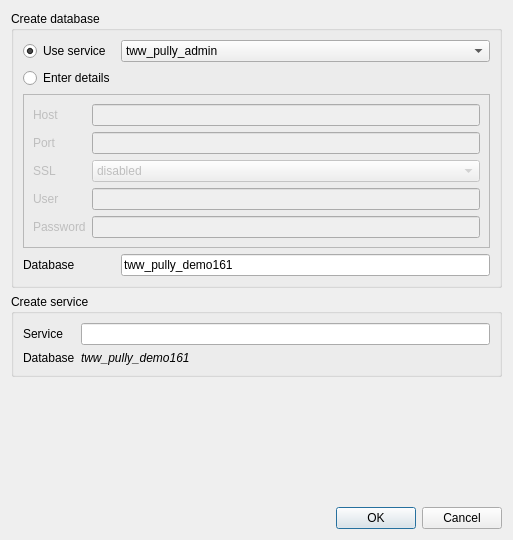
<?xml version="1.0" encoding="UTF-8"?>
<ui version="4.0">
 <class>Dialog</class>
 <widget class="QDialog" name="Dialog">
  <property name="geometry">
   <rect>
    <x>0</x>
    <y>0</y>
    <width>513</width>
    <height>540</height>
   </rect>
  </property>
  <property name="windowTitle">
   <string>Dialog</string>
  </property>
  <layout class="QVBoxLayout" name="verticalLayout">
   <item>
    <widget class="QGroupBox" name="groupBox_2">
     <property name="title">
      <string>Create database</string>
     </property>
     <layout class="QGridLayout" name="gridLayout_2">
      <item row="0" column="1">
       <widget class="QComboBox" name="comboBox">
        <item>
         <property name="text">
          <string>tww_pully_admin</string>
         </property>
        </item>
        <item>
         <property name="text">
          <string>tww_pully_user</string>
         </property>
        </item>
        <item>
         <property name="text">
          <string>tdw_pully_admin</string>
         </property>
        </item>
        <item>
         <property name="text">
          <string>tdw_pully_user</string>
         </property>
        </item>
       </widget>
      </item>
      <item row="0" column="0">
       <widget class="QRadioButton" name="radioButton">
        <property name="text">
         <string>Use service</string>
        </property>
        <property name="checked">
         <bool>true</bool>
        </property>
       </widget>
      </item>
      <item row="1" column="0">
       <widget class="QRadioButton" name="radioButton_2">
        <property name="text">
         <string>Enter details</string>
        </property>
       </widget>
      </item>
      <item row="5" column="0" colspan="2">
       <widget class="QFrame" name="frame">
        <property name="enabled">
         <bool>false</bool>
        </property>
        <property name="sizePolicy">
         <sizepolicy hsizetype="Preferred" vsizetype="Preferred">
          <horstretch>0</horstretch>
          <verstretch>0</verstretch>
         </sizepolicy>
        </property>
        <property name="frameShape">
         <enum>QFrame::StyledPanel</enum>
        </property>
        <property name="frameShadow">
         <enum>QFrame::Raised</enum>
        </property>
        <layout class="QGridLayout" name="gridLayout_5">
         <item row="2" column="0">
          <widget class="QLabel" name="label_10">
           <property name="text">
            <string>Port</string>
           </property>
          </widget>
         </item>
         <item row="3" column="0">
          <widget class="QLabel" name="label_11">
           <property name="text">
            <string>SSL</string>
           </property>
          </widget>
         </item>
         <item row="3" column="1">
          <widget class="QComboBox" name="comboBox_2">
           <item>
            <property name="text">
             <string>disabled</string>
            </property>
           </item>
           <item>
            <property name="text">
             <string>allow</string>
            </property>
           </item>
           <item>
            <property name="text">
             <string>prefer</string>
            </property>
           </item>
           <item>
            <property name="text">
             <string>require</string>
            </property>
           </item>
           <item>
            <property name="text">
             <string>verify-ca</string>
            </property>
           </item>
           <item>
            <property name="text">
             <string>verify-full</string>
            </property>
           </item>
          </widget>
         </item>
         <item row="2" column="1">
          <widget class="QLineEdit" name="lineEdit_9"/>
         </item>
         <item row="1" column="1">
          <widget class="QLineEdit" name="lineEdit_8"/>
         </item>
         <item row="1" column="0">
          <widget class="QLabel" name="label_9">
           <property name="text">
            <string>Host</string>
           </property>
          </widget>
         </item>
         <item row="4" column="0">
          <widget class="QLabel" name="label_8">
           <property name="text">
            <string>User</string>
           </property>
          </widget>
         </item>
         <item row="4" column="1">
          <widget class="QLineEdit" name="lineEdit_5"/>
         </item>
         <item row="5" column="0">
          <widget class="QLabel" name="label_12">
           <property name="text">
            <string>Password</string>
           </property>
          </widget>
         </item>
         <item row="5" column="1">
          <widget class="QLineEdit" name="lineEdit_6"/>
         </item>
        </layout>
       </widget>
      </item>
      <item row="6" column="0">
       <widget class="QLabel" name="label_4">
        <property name="text">
         <string>Database</string>
        </property>
       </widget>
      </item>
      <item row="6" column="1">
       <widget class="QLineEdit" name="lineEdit_7">
        <property name="font">
         <font>
          <italic>false</italic>
         </font>
        </property>
        <property name="text">
         <string>tww_pully_demo161</string>
        </property>
       </widget>
      </item>
     </layout>
    </widget>
   </item>
   <item>
    <widget class="QGroupBox" name="groupBox">
     <property name="title">
      <string>Create service</string>
     </property>
     <layout class="QGridLayout" name="gridLayout_3">
      <item row="0" column="0">
       <widget class="QLabel" name="label">
        <property name="text">
         <string>Service</string>
        </property>
       </widget>
      </item>
      <item row="0" column="1">
       <widget class="QLineEdit" name="lineEdit"/>
      </item>
      <item row="1" column="1">
       <widget class="QLabel" name="label_3">
        <property name="font">
         <font>
          <italic>true</italic>
         </font>
        </property>
        <property name="text">
         <string>tww_pully_demo161</string>
        </property>
       </widget>
      </item>
      <item row="1" column="0">
       <widget class="QLabel" name="label_2">
        <property name="text">
         <string>Database</string>
        </property>
       </widget>
      </item>
     </layout>
    </widget>
   </item>
   <item>
    <spacer name="verticalSpacer">
     <property name="orientation">
      <enum>Qt::Vertical</enum>
     </property>
     <property name="sizeHint" stdset="0">
      <size>
       <width>20</width>
       <height>40</height>
      </size>
     </property>
    </spacer>
   </item>
   <item>
    <widget class="QDialogButtonBox" name="buttonBox">
     <property name="orientation">
      <enum>Qt::Horizontal</enum>
     </property>
     <property name="standardButtons">
      <set>QDialogButtonBox::Cancel|QDialogButtonBox::Ok</set>
     </property>
    </widget>
   </item>
  </layout>
 </widget>
 <resources/>
 <connections>
  <connection>
   <sender>buttonBox</sender>
   <signal>accepted()</signal>
   <receiver>Dialog</receiver>
   <slot>accept()</slot>
   <hints>
    <hint type="sourcelabel">
     <x>248</x>
     <y>254</y>
    </hint>
    <hint type="destinationlabel">
     <x>157</x>
     <y>274</y>
    </hint>
   </hints>
  </connection>
  <connection>
   <sender>buttonBox</sender>
   <signal>rejected()</signal>
   <receiver>Dialog</receiver>
   <slot>reject()</slot>
   <hints>
    <hint type="sourcelabel">
     <x>316</x>
     <y>260</y>
    </hint>
    <hint type="destinationlabel">
     <x>286</x>
     <y>274</y>
    </hint>
   </hints>
  </connection>
 </connections>
</ui>
